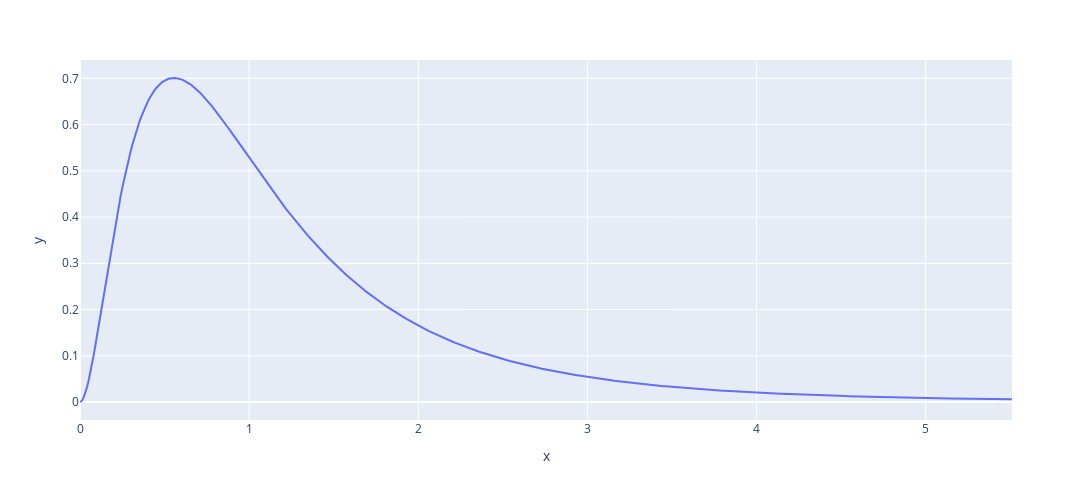

The cell this chart's notebook holds for it:
### Code cell
v1 = 6
v2 = 10
sigma = np.sqrt(2)*v2*np.sqrt(v2+v1-2)/(np.sqrt(v2-4)*(v2-2)*np.sqrt(v1))
x = np.arange( 0, miu + 5*sigma, 0.01)
y = f.pdf(x,v1, v2)
fig3 = px.line(x = x , y = y, width=1200, height=500)
fig3.show()

### Figure 1 — Plotly figure (JSON) as saved in the notebook; plotly's stock layout.template omitted (floating-point values rounded to 4 significant figures; data arrays with more than 128 entries replaced by an {"elided": "..."} marker saying what was removed)
{"data": [{"hovertemplate": "x=%{x}<br>y=%{y}<extra></extra>", "legendgroup": "", "line": {"color": "#636efa", "dash": "solid"}, "marker": {"symbol": "circle"}, "mode": "lines", "name": "", "orientation": "v", "showlegend": false, "type": "scatter", "x": {"elided": "552 float values"}, "xaxis": "x", "y": {"elided": "552 float values"}, "yaxis": "y"}], "layout": {"height": 500, "legend": {"tracegroupgap": 0}, "margin": {"t": 60}, "width": 1200, "xaxis": {"anchor": "y", "autorange": true, "domain": [0, 1], "range": [0, 5.51], "title": {"text": "x"}, "type": "linear"}, "yaxis": {"anchor": "x", "autorange": true, "domain": [0, 1], "range": [-0.03893, 0.7397], "title": {"text": "y"}, "type": "linear"}}}
